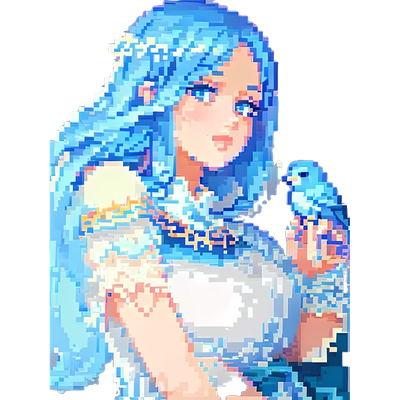
#> input picture images/normal.png, 400 x 400 px; the run also reads 1 picture not shown here
$ python build_character_assets.py
#> lines starting #> are read from the running program, lines starting #| are printed output that depends on the picture
#> in main, src is the input picture: PIL image 400x400 RGBA; mean R, G, B, A 98.5, 116.9, 131.6, 151.5
#!/usr/bin/env python3
"""Build the transparent character layers from the existing portrait.

The original PNGs are never modified.  Everything written here lives in
images/character/ and keeps the 400x400 canvas so every layer can be stacked
without per-asset offsets.

Run from the repository root:
    python3 tools/build_character_assets.py
"""

from pathlib import Path
import math

from PIL import Image, ImageChops, ImageDraw, ImageFilter

ROOT = Path(__file__).resolve().parent.parent
SRC = ROOT / "images" / "normal.png"
HAPPY = ROOT / "images" / "happy.png"
OUT = ROOT / "images" / "character"
W = H = 400
S = 4  # supersampling for the small hand-drawn features
EYE_SCALE = 0.78  # sockets were too large for a believable face


EYES = {
    "left": {
        "center": (197.5, 96.0),
        "iris": (197.5, 96.0, 8.3, 6.7),
        "sclera": (250, 247, 243),
        "skin": (253, 213, 193),
        "lash": (42, 34, 45),
        # Bigger, rounder anime socket: more room for the iris to travel.
        "almond": [
            (179.5, 95.0), (181.0, 90.8), (185.5, 87.2), (191.5, 84.7),
            (198.0, 83.8), (205.5, 85.0), (211.5, 88.0), (215.0, 92.0),
            (215.5, 96.5), (213.0, 101.2), (207.5, 105.0), (200.0, 108.0),
            (192.5, 108.2), (186.0, 104.8), (181.0, 100.5),
        ],
    },
    "right": {
        "center": (249.5, 109.5),
        "iris": (249.5, 109.5, 8.3, 6.7),
        "sclera": (252, 249, 245),
        "skin": (252, 210, 190),
        "lash": (42, 34, 45),
        "almond": [
            (232.5, 108.5), (234.0, 104.0), (238.5, 100.4), (244.5, 97.8),
            (251.0, 96.8), (258.5, 98.0), (264.5, 101.2), (267.0, 105.2),
            (267.0, 110.0), (264.5, 115.0), (258.5, 119.0), (251.0, 121.8),
            (243.5, 122.0), (236.8, 118.6), (232.4, 113.8),
        ],
    },
}


def ellipse_mask(center, radii, feather=0.0):
    mask = Image.new("L", (W, H), 0)
    draw = ImageDraw.Draw(mask)
    cx, cy, rx, ry = center[0], center[1], radii[0], radii[1]
    draw.ellipse((cx - rx, cy - ry, cx + rx, cy + ry), fill=255)
    if feather:
        mask = mask.filter(ImageFilter.GaussianBlur(feather))
    return mask


def alpha_canvas():
    return Image.new("RGBA", (W, H), (0, 0, 0, 0))


def diffuse_fill(image, mask, radius=4, iterations=12):
    """Cheap inpainting: diffuse the boundary colours into the masked area."""
    ring = mask.filter(ImageFilter.MaxFilter(15))
    # Initial colour: average of the visible pixels in the surrounding ring.
    total = [0, 0, 0, 0]
    count = 0
    px, rp, mp = image.load(), ring.load(), mask.load()
    for y in range(120, 160):
        for x in range(196, 248):
            if rp[x, y] > 0 and mp[x, y] < 10:
                c = px[x, y]
                for i in range(4):
                    total[i] += c[i]
                count += 1
    if count:
        avg = tuple(v // count for v in total)
        work = Image.composite(Image.new("RGBA", (W, H), avg), image, mask)
        for _ in range(iterations):
            blurred = work.filter(ImageFilter.GaussianBlur(radius))
            work = Image.composite(blurred, work, mask)
        return work
    return image


def remove_background(img, bg_color_tolerance=30):
    """Remove solid background color (assumes corners are background).
    Preserves existing transparency."""
#> called with bg_color_tolerance = 30
    img = img.convert("RGBA")
    px = img.load()
    w, h = img.size

    # If corners are already transparent, don't do background removal
    corners = [(0, 0), (w-1, 0), (0, h-1), (w-1, h-1)]
    corner_alphas = [px[x, y][3] for x, y in corners]
#> corner_alphas = [0, 0, 0, 0]
    if all(a == 0 for a in corner_alphas):
        return img  # Already has transparency

    # Sample corner colors to detect background (only opaque corners)
    corner_colors = []
    for x, y in corners:
        r, g, b, a = px[x, y]
        if a > 128:  # Only consider opaque corners
            corner_colors.append((r, g, b))

    if not corner_colors:
        return img

    # Use most common corner color as background
    from collections import Counter
    bg_color = Counter(corner_colors).most_common(1)[0][0]

    # Create mask: transparent where color matches background
    mask = Image.new("L", (w, h), 255)
    mp = mask.load()
    for y in range(h):
        for x in range(w):
            r, g, b, a = px[x, y]
            if a > 0:
                dr, dg, db = r - bg_color[0], g - bg_color[1], b - bg_color[2]
                if dr*dr + dg*dg + db*db <= bg_color_tolerance**2:
                    mp[x, y] = 0
    img.putalpha(mask)
    return img


def make_clean_portrait(src):
    """Remove the irises and mouth so they can be animated as layers."""
    # First, remove solid background if present
    clean = remove_background(src)

    # Eyes: the whole socket becomes eye white, then the lash frame is drawn
    # back on top. The irises live in their own layers above this.
    for eye in EYES.values():
        fill = Image.new("RGBA", (W, H), eye["sclera"] + (255,))
        mask = almond_mask(eye, blur=0.9)
        clean = Image.composite(fill, clean, mask)
#> this loop made 2 passes
#> pass 1, in make_clean_portrait, `fill = Image.new("RGBA", (W, H), eye["sclera"] + (255,))`:
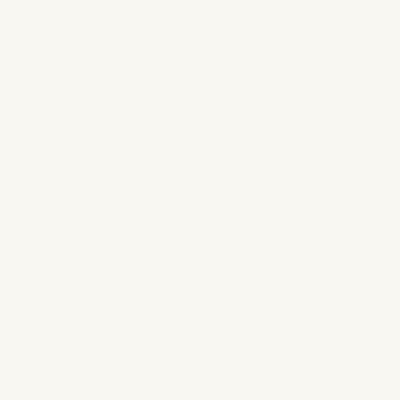
#> fill: PIL image 400x400 RGBA; mean R, G, B, A 250, 247, 243, 255
#> pass 1, in almond_mask, `mask = mask.filter(ImageFilter.GaussianBlur(blur * factor))`:
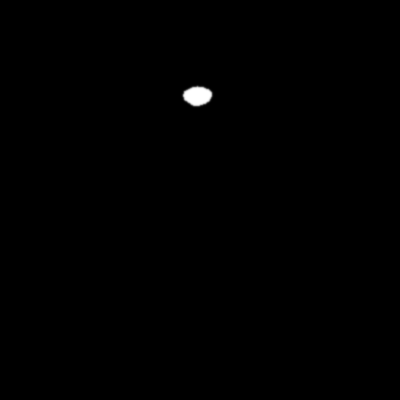
#> mask: PIL image 400x400 L; min 0, max 255, mean 0.7
#> (the rest of the program and of its run is left out)
